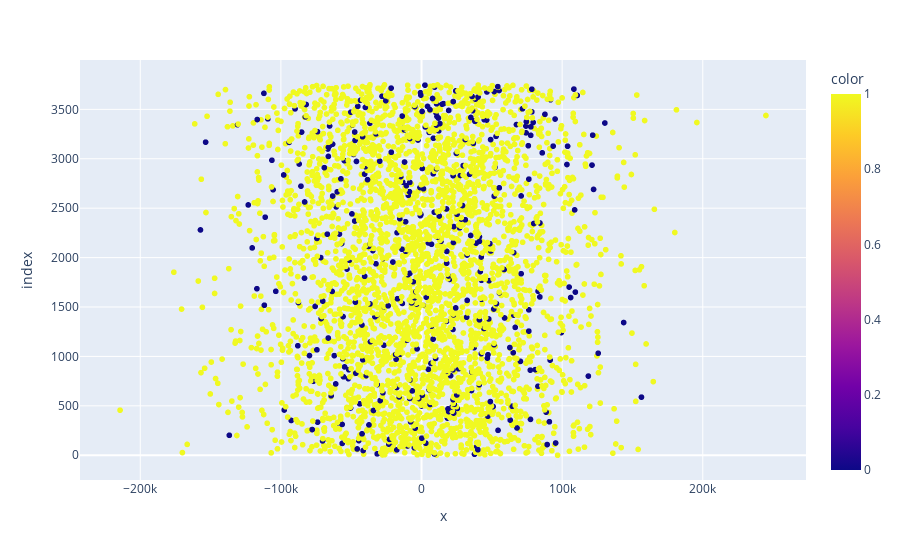

Notebook code cell kept with this figure:
### Code cell
#plt.scatter(X_kpca[:,0], X_kpca[:,1])

import plotly.express as px

fig = px.scatter(X_kpca[:,0], X_kpca[:,1], color=y[0])
fig.show()

### Figure 1 — Plotly figure (JSON) as saved in the notebook; plotly's stock layout.template omitted (floating-point values rounded to 4 significant figures; data arrays with more than 128 entries replaced by an {"elided": "..."} marker saying what was removed)
{"data": [{"hovertemplate": "x=%{x}<br>index=%{y}<br>color=%{marker.color}<extra></extra>", "legendgroup": "", "marker": {"color": {"elided": "3750 int values"}, "coloraxis": "coloraxis", "symbol": "circle"}, "mode": "markers", "name": "", "showlegend": false, "type": "scattergl", "x": {"elided": "3750 float values"}, "xaxis": "x", "y": {"elided": "3750 int values"}, "yaxis": "y"}], "layout": {"coloraxis": {"colorbar": {"title": {"text": "color"}}, "colorscale": [[0, "#0d0887"], [0.1111, "#46039f"], [0.2222, "#7201a8"], [0.3333, "#9c179e"], [0.4444, "#bd3786"], [0.5556, "#d8576b"], [0.6667, "#ed7953"], [0.7778, "#fb9f3a"], [0.8889, "#fdca26"], [1, "#f0f921"]]}, "legend": {"tracegroupgap": 0}, "margin": {"t": 60}, "xaxis": {"anchor": "y", "domain": [0, 1], "title": {"text": "x"}}, "yaxis": {"anchor": "x", "domain": [0, 1], "title": {"text": "index"}}}}
